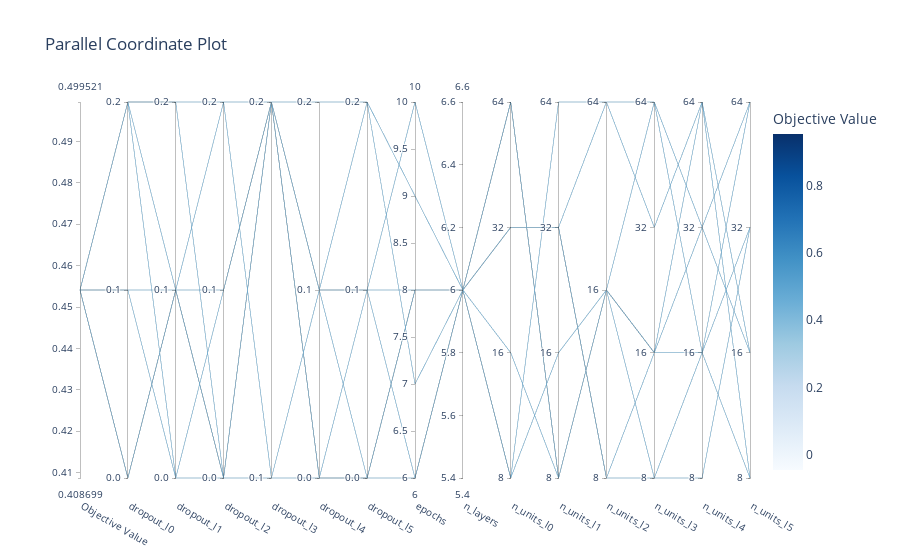
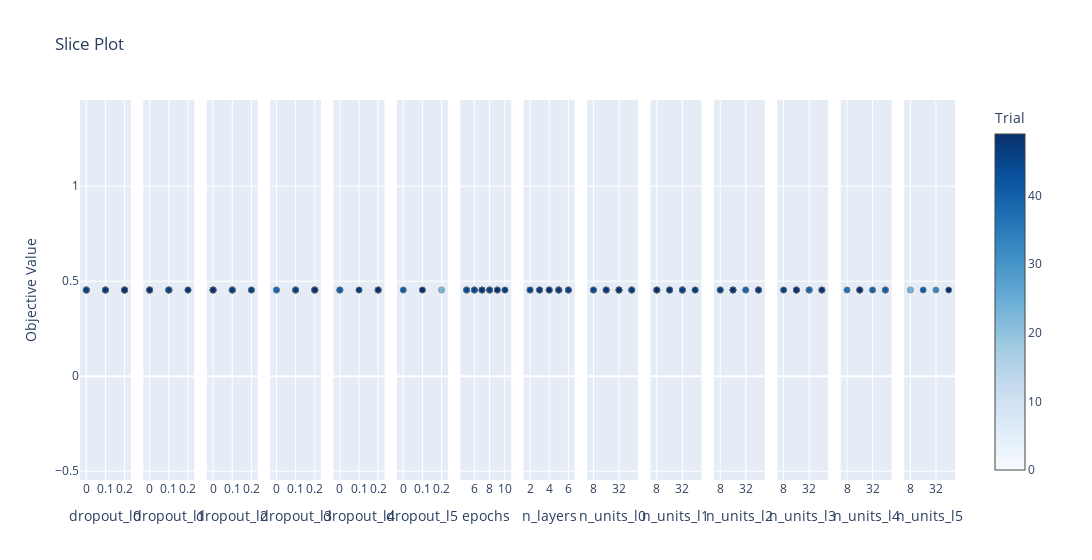

Source (notebook cell) for these figures, in order:
### Code cell
fig3 = optuna.visualization.plot_parallel_coordinate(study)
fig3.show()

fig4 = optuna.visualization.plot_slice(study)
fig4.show()

### Figure 1 — Plotly figure (JSON) as saved in the notebook; plotly's stock layout.template omitted (floating-point values rounded to 4 significant figures)
{"data": [{"dimensions": [{"label": "Objective Value", "range": [0.4541, 0.4541], "values": [0.4541, 0.4541, 0.4541, 0.4541, 0.4541, 0.4541, 0.4541, 0.4541]}, {"label": "dropout_l0", "range": [0, 2], "ticktext": ["0.0", "0.1", "0.2"], "tickvals": [0, 1, 2], "values": [0, 0, 1, 1, 2, 2, 2, 2]}, {"label": "dropout_l1", "range": [0, 2], "ticktext": ["0.0", "0.1", "0.2"], "tickvals": [0, 1, 2], "values": [1, 1, 0, 1, 0, 1, 2, 2]}, {"label": "dropout_l2", "range": [0, 2], "ticktext": ["0.0", "0.1", "0.2"], "tickvals": [0, 1, 2], "values": [0, 2, 1, 0, 0, 1, 0, 2]}, {"label": "dropout_l3", "range": [0, 1], "ticktext": ["0.1", "0.2"], "tickvals": [0, 1], "values": [1, 0, 1, 0, 1, 1, 1, 1]}, {"label": "dropout_l4", "range": [0, 2], "ticktext": ["0.0", "0.1", "0.2"], "tickvals": [0, 1, 2], "values": [0, 1, 1, 0, 2, 0, 1, 1]}, {"label": "dropout_l5", "range": [0, 2], "ticktext": ["0.0", "0.1", "0.2"], "tickvals": [0, 1, 2], "values": [0, 1, 2, 1, 2, 0, 0, 1]}, {"label": "epochs", "range": [6, 10], "values": [8, 8, 7, 6, 9, 8, 6, 10]}, {"label": "n_layers", "range": [6, 6], "values": [6, 6, 6, 6, 6, 6, 6, 6]}, {"label": "n_units_l0", "range": [0, 3], "ticktext": ["8", "16", "32", "64"], "tickvals": [0, 1, 2, 3], "values": [2, 2, 0, 2, 3, 1, 0, 3]}, {"label": "n_units_l1", "range": [0, 3], "ticktext": ["8", "16", "32", "64"], "tickvals": [0, 1, 2, 3], "values": [2, 2, 3, 2, 0, 0, 1, 0]}, {"label": "n_units_l2", "range": [0, 2], "ticktext": ["8", "16", "64"], "tickvals": [0, 1, 2], "values": [2, 0, 2, 0, 1, 1, 1, 1]}, {"label": "n_units_l3", "range": [0, 3], "ticktext": ["8", "16", "32", "64"], "tickvals": [0, 1, 2, 3], "values": [2, 0, 3, 1, 0, 1, 1, 3]}, {"label": "n_units_l4", "range": [0, 3], "ticktext": ["8", "16", "32", "64"], "tickvals": [0, 1, 2, 3], "values": [3, 1, 1, 1, 0, 3, 2, 2]}, {"label": "n_units_l5", "range": [0, 3], "ticktext": ["8", "16", "32", "64"], "tickvals": [0, 1, 2, 3], "values": [0, 3, 0, 2, 2, 1, 1, 3]}], "labelangle": 30, "labelside": "bottom", "line": {"color": [0.4541, 0.4541, 0.4541, 0.4541, 0.4541, 0.4541, 0.4541, 0.4541], "colorbar": {"title": {"text": "Objective Value"}}, "colorscale": [[0, "rgb(247,251,255)"], [0.125, "rgb(222,235,247)"], [0.25, "rgb(198,219,239)"], [0.375, "rgb(158,202,225)"], [0.5, "rgb(107,174,214)"], [0.625, "rgb(66,146,198)"], [0.75, "rgb(33,113,181)"], [0.875, "rgb(8,81,156)"], [1, "rgb(8,48,107)"]], "reversescale": false, "showscale": true}, "type": "parcoords"}], "layout": {"title": {"text": "Parallel Coordinate Plot"}}}

### Figure 2 — Plotly figure (JSON) as saved in the notebook; plotly's stock layout.template omitted (floating-point values rounded to 4 significant figures)
{"data": [{"marker": {"color": [0, 1, 2, 3, 4, 5, 6, 7, 8, 9, 10, 11, 12, 13, 14, 15, 16, 17, 18, 19, 20, 21, 22, 23, 24, 25, 26, 27, 28, 29, 30, 31, 32, 33, 34, 35, 36, 37, 38, 39, 40, 41, 42, 43, 44, 45, 46, 47, 48, 49], "colorbar": {"title": {"text": "Trial"}, "x": 1, "xpad": 40}, "colorscale": [[0, "rgb(247,251,255)"], [0.125, "rgb(222,235,247)"], [0.25, "rgb(198,219,239)"], [0.375, "rgb(158,202,225)"], [0.5, "rgb(107,174,214)"], [0.625, "rgb(66,146,198)"], [0.75, "rgb(33,113,181)"], [0.875, "rgb(8,81,156)"], [1, "rgb(8,48,107)"]], "line": {"color": "Grey", "width": 0.5}, "showscale": true}, "mode": "markers", "name": "Feasible Trial", "showlegend": false, "type": "scatter", "x": [0.2, 0.2, 0, 0.1, 0, 0.2, 0.1, 0, 0.1, 0.1, 0.2, 0.2, 0.2, 0.2, 0.2, 0.2, 0.2, 0.2, 0.2, 0, 0.2, 0, 0, 0, 0, 0, 0.2, 0.1, 0, 0.2, 0.1, 0.1, 0.1, 0.1, 0.1, 0, 0.1, 0.2, 0.1, 0, 0.2, 0, 0, 0, 0.2, 0.2, 0, 0.2, 0.1, 0.2], "xaxis": "x", "y": [0.4541, 0.4541, 0.4541, 0.4541, 0.4541, 0.4541, 0.4541, 0.4541, 0.4541, 0.4541, 0.4541, 0.4541, 0.4541, 0.4541, 0.4541, 0.4541, 0.4541, 0.4541, 0.4541, 0.4541, 0.4541, 0.4541, 0.4541, 0.4541, 0.4541, 0.4541, 0.4541, 0.4541, 0.4541, 0.4541, 0.4541, 0.4541, 0.4541, 0.4541, 0.4541, 0.4541, 0.4541, 0.4541, 0.4541, 0.4541, 0.4541, 0.4541, 0.4541, 0.4541, 0.4541, 0.4541, 0.4541, 0.4541, 0.4541, 0.4541], "yaxis": "y"}, {"marker": {"color": [0, 1, 2, 3, 4, 5, 6, 7, 8, 9, 10, 11, 12, 13, 14, 15, 16, 17, 18, 19, 20, 21, 22, 23, 24, 25, 26, 27, 28, 29, 30, 31, 32, 33, 34, 35, 36, 37, 38, 39, 40, 41, 42, 43, 44, 45, 46, 47, 48, 49], "colorbar": {"title": {"text": "Trial"}, "x": 1, "xpad": 40}, "colorscale": [[0, "rgb(247,251,255)"], [0.125, "rgb(222,235,247)"], [0.25, "rgb(198,219,239)"], [0.375, "rgb(158,202,225)"], [0.5, "rgb(107,174,214)"], [0.625, "rgb(66,146,198)"], [0.75, "rgb(33,113,181)"], [0.875, "rgb(8,81,156)"], [1, "rgb(8,48,107)"]], "line": {"color": "Grey", "width": 0.5}, "showscale": false}, "mode": "markers", "name": "Feasible Trial", "showlegend": false, "type": "scatter", "x": [0, 0, 0.1, 0.1, 0.1, 0.1, 0, 0, 0.2, 0.1, 0.2, 0, 0, 0, 0, 0, 0, 0.2, 0, 0, 0.2, 0.1, 0.1, 0.1, 0, 0.1, 0, 0, 0.2, 0.1, 0.1, 0.1, 0.1, 0.1, 0.1, 0.1, 0, 0.1, 0.2, 0, 0.1, 0.1, 0.1, 0.1, 0, 0, 0.1, 0, 0.2, 0], "xaxis": "x2", "y": [0.4541, 0.4541, 0.4541, 0.4541, 0.4541, 0.4541, 0.4541, 0.4541, 0.4541, 0.4541, 0.4541, 0.4541, 0.4541, 0.4541, 0.4541, 0.4541, 0.4541, 0.4541, 0.4541, 0.4541, 0.4541, 0.4541, 0.4541, 0.4541, 0.4541, 0.4541, 0.4541, 0.4541, 0.4541, 0.4541, 0.4541, 0.4541, 0.4541, 0.4541, 0.4541, 0.4541, 0.4541, 0.4541, 0.4541, 0.4541, 0.4541, 0.4541, 0.4541, 0.4541, 0.4541, 0.4541, 0.4541, 0.4541, 0.4541, 0.4541], "yaxis": "y2"}, {"marker": {"color": [0, 1, 2, 3, 5, 6, 7, 9, 10, 11, 12, 13, 14, 15, 16, 17, 18, 19, 20, 21, 22, 23, 24, 25, 26, 27, 28, 29, 30, 31, 32, 33, 34, 36, 37, 38, 39, 40, 43, 44, 46, 47, 48, 49], "colorbar": {"title": {"text": "Trial"}, "x": 1, "xpad": 40}, "colorscale": [[0, "rgb(247,251,255)"], [0.125, "rgb(222,235,247)"], [0.25, "rgb(198,219,239)"], [0.375, "rgb(158,202,225)"], [0.5, "rgb(107,174,214)"], [0.625, "rgb(66,146,198)"], [0.75, "rgb(33,113,181)"], [0.875, "rgb(8,81,156)"], [1, "rgb(8,48,107)"]], "line": {"color": "Grey", "width": 0.5}, "showscale": false}, "mode": "markers", "name": "Feasible Trial", "showlegend": false, "type": "scatter", "x": [0, 0, 0.1, 0, 0.1, 0.1, 0.1, 0.1, 0.2, 0, 0, 0, 0, 0.2, 0, 0, 0, 0.2, 0, 0.1, 0.1, 0, 0.1, 0.2, 0, 0.1, 0, 0.2, 0.1, 0, 0, 0, 0, 0.1, 0, 0.1, 0, 0.1, 0, 0, 0.2, 0.1, 0, 0], "xaxis": "x3", "y": [0.4541, 0.4541, 0.4541, 0.4541, 0.4541, 0.4541, 0.4541, 0.4541, 0.4541, 0.4541, 0.4541, 0.4541, 0.4541, 0.4541, 0.4541, 0.4541, 0.4541, 0.4541, 0.4541, 0.4541, 0.4541, 0.4541, 0.4541, 0.4541, 0.4541, 0.4541, 0.4541, 0.4541, 0.4541, 0.4541, 0.4541, 0.4541, 0.4541, 0.4541, 0.4541, 0.4541, 0.4541, 0.4541, 0.4541, 0.4541, 0.4541, 0.4541, 0.4541, 0.4541], "yaxis": "y3"}, {"marker": {"color": [0, 1, 2, 3, 5, 9, 10, 11, 12, 13, 14, 16, 17, 18, 20, 21, 22, 23, 24, 25, 26, 27, 28, 29, 30, 31, 32, 33, 34, 36, 38, 39, 40, 46, 48, 49], "colorbar": {"title": {"text": "Trial"}, "x": 1, "xpad": 40}, "colorscale": [[0, "rgb(247,251,255)"], [0.125, "rgb(222,235,247)"], [0.25, "rgb(198,219,239)"], [0.375, "rgb(158,202,225)"], [0.5, "rgb(107,174,214)"], [0.625, "rgb(66,146,198)"], [0.75, "rgb(33,113,181)"], [0.875, "rgb(8,81,156)"], [1, "rgb(8,48,107)"]], "line": {"color": "Grey", "width": 0.5}, "showscale": false}, "mode": "markers", "name": "Feasible Trial", "showlegend": false, "type": "scatter", "x": [0.2, 0.2, 0.2, 0.1, 0, 0.1, 0.2, 0.2, 0.2, 0.2, 0, 0.2, 0.2, 0, 0.2, 0.2, 0.2, 0.2, 0.1, 0.2, 0.2, 0.2, 0, 0.1, 0.2, 0.1, 0.1, 0.1, 0.1, 0.2, 0, 0.1, 0.2, 0.1, 0.2, 0.2], "xaxis": "x4", "y": [0.4541, 0.4541, 0.4541, 0.4541, 0.4541, 0.4541, 0.4541, 0.4541, 0.4541, 0.4541, 0.4541, 0.4541, 0.4541, 0.4541, 0.4541, 0.4541, 0.4541, 0.4541, 0.4541, 0.4541, 0.4541, 0.4541, 0.4541, 0.4541, 0.4541, 0.4541, 0.4541, 0.4541, 0.4541, 0.4541, 0.4541, 0.4541, 0.4541, 0.4541, 0.4541, 0.4541], "yaxis": "y4"}, {"marker": {"color": [1, 2, 3, 5, 10, 12, 14, 17, 18, 20, 21, 23, 25, 26, 27, 28, 31, 32, 33, 34, 36, 39, 40, 46, 48], "colorbar": {"title": {"text": "Trial"}, "x": 1, "xpad": 40}, "colorscale": [[0, "rgb(247,251,255)"], [0.125, "rgb(222,235,247)"], [0.25, "rgb(198,219,239)"], [0.375, "rgb(158,202,225)"], [0.5, "rgb(107,174,214)"], [0.625, "rgb(66,146,198)"], [0.75, "rgb(33,113,181)"], [0.875, "rgb(8,81,156)"], [1, "rgb(8,48,107)"]], "line": {"color": "Grey", "width": 0.5}, "showscale": false}, "mode": "markers", "name": "Feasible Trial", "showlegend": false, "type": "scatter", "x": [0.2, 0, 0.2, 0, 0.1, 0.2, 0.2, 0.1, 0.2, 0.2, 0, 0, 0, 0, 0.1, 0.2, 0.2, 0.2, 0.2, 0, 0.2, 0.2, 0, 0.1, 0.2], "xaxis": "x5", "y": [0.4541, 0.4541, 0.4541, 0.4541, 0.4541, 0.4541, 0.4541, 0.4541, 0.4541, 0.4541, 0.4541, 0.4541, 0.4541, 0.4541, 0.4541, 0.4541, 0.4541, 0.4541, 0.4541, 0.4541, 0.4541, 0.4541, 0.4541, 0.4541, 0.4541], "yaxis": "y5"}, {"marker": {"color": [10, 12, 17, 23, 27, 34, 40, 46], "colorbar": {"title": {"text": "Trial"}, "x": 1, "xpad": 40}, "colorscale": [[0, "rgb(247,251,255)"], [0.125, "rgb(222,235,247)"], [0.25, "rgb(198,219,239)"], [0.375, "rgb(158,202,225)"], [0.5, "rgb(107,174,214)"], [0.625, "rgb(66,146,198)"], [0.75, "rgb(33,113,181)"], [0.875, "rgb(8,81,156)"], [1, "rgb(8,48,107)"]], "line": {"color": "Grey", "width": 0.5}, "showscale": false}, "mode": "markers", "name": "Feasible Trial", "showlegend": false, "type": "scatter", "x": [0.1, 0.2, 0, 0, 0.2, 0.1, 0, 0.1], "xaxis": "x6", "y": [0.4541, 0.4541, 0.4541, 0.4541, 0.4541, 0.4541, 0.4541, 0.4541], "yaxis": "y6"}, {"marker": {"color": [0, 1, 2, 3, 4, 5, 6, 7, 8, 9, 10, 11, 12, 13, 14, 15, 16, 17, 18, 19, 20, 21, 22, 23, 24, 25, 26, 27, 28, 29, 30, 31, 32, 33, 34, 35, 36, 37, 38, 39, 40, 41, 42, 43, 44, 45, 46, 47, 48, 49], "colorbar": {"title": {"text": "Trial"}, "x": 1, "xpad": 40}, "colorscale": [[0, "rgb(247,251,255)"], [0.125, "rgb(222,235,247)"], [0.25, "rgb(198,219,239)"], [0.375, "rgb(158,202,225)"], [0.5, "rgb(107,174,214)"], [0.625, "rgb(66,146,198)"], [0.75, "rgb(33,113,181)"], [0.875, "rgb(8,81,156)"], [1, "rgb(8,48,107)"]], "line": {"color": "Grey", "width": 0.5}, "showscale": false}, "mode": "markers", "name": "Feasible Trial", "showlegend": false, "type": "scatter", "x": [6, 8, 9, 5, 7, 6, 8, 7, 8, 6, 10, 5, 9, 6, 7, 9, 8, 6, 10, 5, 7, 9, 9, 8, 10, 9, 8, 7, 9, 5, 8, 5, 6, 5, 6, 7, 6, 8, 5, 7, 8, 7, 6, 7, 5, 6, 8, 10, 7, 9], "xaxis": "x7", "y": [0.4541, 0.4541, 0.4541, 0.4541, 0.4541, 0.4541, 0.4541, 0.4541, 0.4541, 0.4541, 0.4541, 0.4541, 0.4541, 0.4541, 0.4541, 0.4541, 0.4541, 0.4541, 0.4541, 0.4541, 0.4541, 0.4541, 0.4541, 0.4541, 0.4541, 0.4541, 0.4541, 0.4541, 0.4541, 0.4541, 0.4541, 0.4541, 0.4541, 0.4541, 0.4541, 0.4541, 0.4541, 0.4541, 0.4541, 0.4541, 0.4541, 0.4541, 0.4541, 0.4541, 0.4541, 0.4541, 0.4541, 0.4541, 0.4541, 0.4541], "yaxis": "y7"}, {"marker": {"color": [0, 1, 2, 3, 4, 5, 6, 7, 8, 9, 10, 11, 12, 13, 14, 15, 16, 17, 18, 19, 20, 21, 22, 23, 24, 25, 26, 27, 28, 29, 30, 31, 32, 33, 34, 35, 36, 37, 38, 39, 40, 41, 42, 43, 44, 45, 46, 47, 48, 49], "colorbar": {"title": {"text": "Trial"}, "x": 1, "xpad": 40}, "colorscale": [[0, "rgb(247,251,255)"], [0.125, "rgb(222,235,247)"], [0.25, "rgb(198,219,239)"], [0.375, "rgb(158,202,225)"], [0.5, "rgb(107,174,214)"], [0.625, "rgb(66,146,198)"], [0.75, "rgb(33,113,181)"], [0.875, "rgb(8,81,156)"], [1, "rgb(8,48,107)"]], "line": {"color": "Grey", "width": 0.5}, "showscale": false}, "mode": "markers", "name": "Feasible Trial", "showlegend": false, "type": "scatter", "x": [4, 5, 5, 5, 2, 5, 3, 3, 2, 4, 6, 4, 6, 4, 5, 3, 4, 6, 5, 3, 5, 5, 4, 6, 4, 5, 5, 6, 5, 4, 4, 5, 5, 5, 6, 2, 5, 3, 4, 5, 6, 2, 2, 3, 3, 2, 6, 3, 5, 4], "xaxis": "x8", "y": [0.4541, 0.4541, 0.4541, 0.4541, 0.4541, 0.4541, 0.4541, 0.4541, 0.4541, 0.4541, 0.4541, 0.4541, 0.4541, 0.4541, 0.4541, 0.4541, 0.4541, 0.4541, 0.4541, 0.4541, 0.4541, 0.4541, 0.4541, 0.4541, 0.4541, 0.4541, 0.4541, 0.4541, 0.4541, 0.4541, 0.4541, 0.4541, 0.4541, 0.4541, 0.4541, 0.4541, 0.4541, 0.4541, 0.4541, 0.4541, 0.4541, 0.4541, 0.4541, 0.4541, 0.4541, 0.4541, 0.4541, 0.4541, 0.4541, 0.4541], "yaxis": "y8"}, {"marker": {"color": [0, 1, 2, 3, 4, 5, 6, 7, 8, 9, 10, 11, 12, 13, 14, 15, 16, 17, 18, 19, 20, 21, 22, 23, 24, 25, 26, 27, 28, 29, 30, 31, 32, 33, 34, 35, 36, 37, 38, 39, 40, 41, 42, 43, 44, 45, 46, 47, 48, 49], "colorbar": {"title": {"text": "Trial"}, "x": 1, "xpad": 40}, "colorscale": [[0, "rgb(247,251,255)"], [0.125, "rgb(222,235,247)"], [0.25, "rgb(198,219,239)"], [0.375, "rgb(158,202,225)"], [0.5, "rgb(107,174,214)"], [0.625, "rgb(66,146,198)"], [0.75, "rgb(33,113,181)"], [0.875, "rgb(8,81,156)"], [1, "rgb(8,48,107)"]], "line": {"color": "Grey", "width": 0.5}, "showscale": false}, "mode": "markers", "name": "Feasible Trial", "showlegend": false, "type": "scatter", "x": [64, 32, 32, 32, 16, 16, 32, 8, 8, 16, 64, 64, 64, 64, 32, 64, 32, 8, 32, 64, 64, 32, 32, 32, 32, 32, 16, 8, 32, 32, 64, 32, 16, 32, 32, 32, 16, 8, 32, 64, 16, 16, 16, 16, 64, 8, 32, 64, 16, 32], "xaxis": "x9", "y": [0.4541, 0.4541, 0.4541, 0.4541, 0.4541, 0.4541, 0.4541, 0.4541, 0.4541, 0.4541, 0.4541, 0.4541, 0.4541, 0.4541, 0.4541, 0.4541, 0.4541, 0.4541, 0.4541, 0.4541, 0.4541, 0.4541, 0.4541, 0.4541, 0.4541, 0.4541, 0.4541, 0.4541, 0.4541, 0.4541, 0.4541, 0.4541, 0.4541, 0.4541, 0.4541, 0.4541, 0.4541, 0.4541, 0.4541, 0.4541, 0.4541, 0.4541, 0.4541, 0.4541, 0.4541, 0.4541, 0.4541, 0.4541, 0.4541, 0.4541], "yaxis": "y9"}, {"marker": {"color": [0, 1, 2, 3, 4, 5, 6, 7, 8, 9, 10, 11, 12, 13, 14, 15, 16, 17, 18, 19, 20, 21, 22, 23, 24, 25, 26, 27, 28, 29, 30, 31, 32, 33, 34, 35, 36, 37, 38, 39, 40, 41, 42, 43, 44, 45, 46, 47, 48, 49], "colorbar": {"title": {"text": "Trial"}, "x": 1, "xpad": 40}, "colorscale": [[0, "rgb(247,251,255)"], [0.125, "rgb(222,235,247)"], [0.25, "rgb(198,219,239)"], [0.375, "rgb(158,202,225)"], [0.5, "rgb(107,174,214)"], [0.625, "rgb(66,146,198)"], [0.75, "rgb(33,113,181)"], [0.875, "rgb(8,81,156)"], [1, "rgb(8,48,107)"]], "line": {"color": "Grey", "width": 0.5}, "showscale": false}, "mode": "markers", "name": "Feasible Trial", "showlegend": false, "type": "scatter", "x": [8, 16, 32, 32, 32, 64, 16, 16, 32, 32, 8, 8, 8, 16, 64, 8, 16, 16, 8, 64, 8, 32, 16, 32, 16, 32, 8, 64, 16, 32, 8, 32, 32, 32, 32, 32, 64, 16, 32, 32, 8, 32, 32, 32, 16, 8, 32, 64, 16, 8], "xaxis": "x10", "y": [0.4541, 0.4541, 0.4541, 0.4541, 0.4541, 0.4541, 0.4541, 0.4541, 0.4541, 0.4541, 0.4541, 0.4541, 0.4541, 0.4541, 0.4541, 0.4541, 0.4541, 0.4541, 0.4541, 0.4541, 0.4541, 0.4541, 0.4541, 0.4541, 0.4541, 0.4541, 0.4541, 0.4541, 0.4541, 0.4541, 0.4541, 0.4541, 0.4541, 0.4541, 0.4541, 0.4541, 0.4541, 0.4541, 0.4541, 0.4541, 0.4541, 0.4541, 0.4541, 0.4541, 0.4541, 0.4541, 0.4541, 0.4541, 0.4541, 0.4541], "yaxis": "y10"}, {"marker": {"color": [0, 1, 2, 3, 5, 6, 7, 9, 10, 11, 12, 13, 14, 15, 16, 17, 18, 19, 20, 21, 22, 23, 24, 25, 26, 27, 28, 29, 30, 31, 32, 33, 34, 36, 37, 38, 39, 40, 43, 44, 46, 47, 48, 49], "colorbar": {"title": {"text": "Trial"}, "x": 1, "xpad": 40}, "colorscale": [[0, "rgb(247,251,255)"], [0.125, "rgb(222,235,247)"], [0.25, "rgb(198,219,239)"], [0.375, "rgb(158,202,225)"], [0.5, "rgb(107,174,214)"], [0.625, "rgb(66,146,198)"], [0.75, "rgb(33,113,181)"], [0.875, "rgb(8,81,156)"], [1, "rgb(8,48,107)"]], "line": {"color": "Grey", "width": 0.5}, "showscale": false}, "mode": "markers", "name": "Feasible Trial", "showlegend": false, "type": "scatter", "x": [16, 16, 64, 16, 8, 8, 32, 8, 16, 16, 16, 16, 64, 32, 16, 16, 16, 32, 64, 64, 64, 64, 64, 16, 16, 64, 8, 32, 16, 16, 16, 16, 8, 16, 8, 16, 32, 16, 64, 16, 8, 16, 64, 16], "xaxis": "x11", "y": [0.4541, 0.4541, 0.4541, 0.4541, 0.4541, 0.4541, 0.4541, 0.4541, 0.4541, 0.4541, 0.4541, 0.4541, 0.4541, 0.4541, 0.4541, 0.4541, 0.4541, 0.4541, 0.4541, 0.4541, 0.4541, 0.4541, 0.4541, 0.4541, 0.4541, 0.4541, 0.4541, 0.4541, 0.4541, 0.4541, 0.4541, 0.4541, 0.4541, 0.4541, 0.4541, 0.4541, 0.4541, 0.4541, 0.4541, 0.4541, 0.4541, 0.4541, 0.4541, 0.4541], "yaxis": "y11"}, {"marker": {"color": [0, 1, 2, 3, 5, 9, 10, 11, 12, 13, 14, 16, 17, 18, 20, 21, 22, 23, 24, 25, 26, 27, 28, 29, 30, 31, 32, 33, 34, 36, 38, 39, 40, 46, 48, 49], "colorbar": {"title": {"text": "Trial"}, "x": 1, "xpad": 40}, "colorscale": [[0, "rgb(247,251,255)"], [0.125, "rgb(222,235,247)"], [0.25, "rgb(198,219,239)"], [0.375, "rgb(158,202,225)"], [0.5, "rgb(107,174,214)"], [0.625, "rgb(66,146,198)"], [0.75, "rgb(33,113,181)"], [0.875, "rgb(8,81,156)"], [1, "rgb(8,48,107)"]], "line": {"color": "Grey", "width": 0.5}, "showscale": false}, "mode": "markers", "name": "Feasible Trial", "showlegend": false, "type": "scatter", "x": [64, 16, 32, 16, 16, 16, 64, 64, 8, 64, 8, 32, 16, 64, 64, 32, 32, 32, 16, 32, 8, 64, 16, 32, 16, 16, 16, 16, 16, 64, 16, 32, 16, 8, 64, 16], "xaxis": "x12", "y": [0.4541, 0.4541, 0.4541, 0.4541, 0.4541, 0.4541, 0.4541, 0.4541, 0.4541, 0.4541, 0.4541, 0.4541, 0.4541, 0.4541, 0.4541, 0.4541, 0.4541, 0.4541, 0.4541, 0.4541, 0.4541, 0.4541, 0.4541, 0.4541, 0.4541, 0.4541, 0.4541, 0.4541, 0.4541, 0.4541, 0.4541, 0.4541, 0.4541, 0.4541, 0.4541, 0.4541], "yaxis": "y12"}, {"marker": {"color": [1, 2, 3, 5, 10, 12, 14, 17, 18, 20, 21, 23, 25, 26, 27, 28, 31, 32, 33, 34, 36, 39, 40, 46, 48], "colorbar": {"title": {"text": "Trial"}, "x": 1, "xpad": 40}, "colorscale": [[0, "rgb(247,251,255)"], [0.125, "rgb(222,235,247)"], [0.25, "rgb(198,219,239)"], [0.375, "rgb(158,202,225)"], [0.5, "rgb(107,174,214)"], [0.625, "rgb(66,146,198)"], [0.75, "rgb(33,113,181)"], [0.875, "rgb(8,81,156)"], [1, "rgb(8,48,107)"]], "line": {"color": "Grey", "width": 0.5}, "showscale": false}, "mode": "markers", "name": "Feasible Trial", "showlegend": false, "type": "scatter", "x": [16, 64, 16, 16, 32, 8, 16, 32, 8, 64, 64, 64, 16, 64, 16, 64, 16, 16, 16, 16, 8, 32, 64, 16, 16], "xaxis": "x13", "y": [0.4541, 0.4541, 0.4541, 0.4541, 0.4541, 0.4541, 0.4541, 0.4541, 0.4541, 0.4541, 0.4541, 0.4541, 0.4541, 0.4541, 0.4541, 0.4541, 0.4541, 0.4541, 0.4541, 0.4541, 0.4541, 0.4541, 0.4541, 0.4541, 0.4541], "yaxis": "y13"}, {"marker": {"color": [10, 12, 17, 23, 27, 34, 40, 46], "colorbar": {"title": {"text": "Trial"}, "x": 1, "xpad": 40}, "colorscale": [[0, "rgb(247,251,255)"], [0.125, "rgb(222,235,247)"], [0.25, "rgb(198,219,239)"], [0.375, "rgb(158,202,225)"], [0.5, "rgb(107,174,214)"], [0.625, "rgb(66,146,198)"], [0.75, "rgb(33,113,181)"], [0.875, "rgb(8,81,156)"], [1, "rgb(8,48,107)"]], "line": {"color": "Grey", "width": 0.5}, "showscale": false}, "mode": "markers", "name": "Feasible Trial", "showlegend": false, "type": "scatter", "x": [64, 32, 16, 8, 8, 32, 16, 64], "xaxis": "x14", "y": [0.4541, 0.4541, 0.4541, 0.4541, 0.4541, 0.4541, 0.4541, 0.4541], "yaxis": "y14"}], "layout": {"title": {"text": "Slice Plot"}, "width": 4200, "xaxis": {"anchor": "y", "categoryarray": [0, 0.1, 0.2], "categoryorder": "array", "domain": [0, 0.05816], "title": {"text": "dropout_l0"}, "type": "category"}, "xaxis10": {"anchor": "y10", "categoryarray": [8, 16, 32, 64], "categoryorder": "array", "domain": [0.652, 0.7102], "title": {"text": "n_units_l1"}, "type": "category"}, "xaxis11": {"anchor": "y11", "categoryarray": [8, 16, 32, 64], "categoryorder": "array", "domain": [0.7245, 0.7827], "title": {"text": "n_units_l2"}, "type": "category"}, "xaxis12": {"anchor": "y12", "categoryarray": [8, 16, 32, 64], "categoryorder": "array", "domain": [0.7969, 0.8551], "title": {"text": "n_units_l3"}, "type": "category"}, "xaxis13": {"anchor": "y13", "categoryarray": [8, 16, 32, 64], "categoryorder": "array", "domain": [0.8694, 0.9276], "title": {"text": "n_units_l4"}, "type": "category"}, "xaxis14": {"anchor": "y14", "categoryarray": [8, 16, 32, 64], "categoryorder": "array", "domain": [0.9418, 1], "title": {"text": "n_units_l5"}, "type": "category"}, "xaxis2": {"anchor": "y2", "categoryarray": [0, 0.1, 0.2], "categoryorder": "array", "domain": [0.07245, 0.1306], "title": {"text": "dropout_l1"}, "type": "category"}, "xaxis3": {"anchor": "y3", "categoryarray": [0, 0.1, 0.2], "categoryorder": "array", "domain": [0.1449, 0.2031], "title": {"text": "dropout_l2"}, "type": "category"}, "xaxis4": {"anchor": "y4", "categoryarray": [0, 0.1, 0.2], "categoryorder": "array", "domain": [0.2173, 0.2755], "title": {"text": "dropout_l3"}, "type": "category"}, "xaxis5": {"anchor": "y5", "categoryarray": [0, 0.1, 0.2], "categoryorder": "array", "domain": [0.2898, 0.348], "title": {"text": "dropout_l4"}, "type": "category"}, "xaxis6": {"anchor": "y6", "categoryarray": [0, 0.1, 0.2], "categoryorder": "array", "domain": [0.3622, 0.4204], "title": {"text": "dropout_l5"}, "type": "category"}, "xaxis7": {"anchor": "y7", "domain": [0.4347, 0.4929], "title": {"text": "epochs"}}, "xaxis8": {"anchor": "y8", "domain": [0.5071, 0.5653], "title": {"text": "n_layers"}}, "xaxis9": {"anchor": "y9", "categoryarray": [8, 16, 32, 64], "categoryorder": "array", "domain": [0.5796, 0.6378], "title": {"text": "n_units_l0"}, "type": "category"}, "yaxis": {"anchor": "x", "domain": [0, 1], "title": {"text": "Objective Value"}}, "yaxis10": {"anchor": "x10", "domain": [0, 1], "matches": "y", "showticklabels": false}, "yaxis11": {"anchor": "x11", "domain": [0, 1], "matches": "y", "showticklabels": false}, "yaxis12": {"anchor": "x12", "domain": [0, 1], "matches": "y", "showticklabels": false}, "yaxis13": {"anchor": "x13", "domain": [0, 1], "matches": "y", "showticklabels": false}, "yaxis14": {"anchor": "x14", "domain": [0, 1], "matches": "y", "showticklabels": false}, "yaxis2": {"anchor": "x2", "domain": [0, 1], "matches": "y", "showticklabels": false}, "yaxis3": {"anchor": "x3", "domain": [0, 1], "matches": "y", "showticklabels": false}, "yaxis4": {"anchor": "x4", "domain": [0, 1], "matches": "y", "showticklabels": false}, "yaxis5": {"anchor": "x5", "domain": [0, 1], "matches": "y", "showticklabels": false}, "yaxis6": {"anchor": "x6", "domain": [0, 1], "matches": "y", "showticklabels": false}, "yaxis7": {"anchor": "x7", "domain": [0, 1], "matches": "y", "showticklabels": false}, "yaxis8": {"anchor": "x8", "domain": [0, 1], "matches": "y", "showticklabels": false}, "yaxis9": {"anchor": "x9", "domain": [0, 1], "matches": "y", "showticklabels": false}}}
